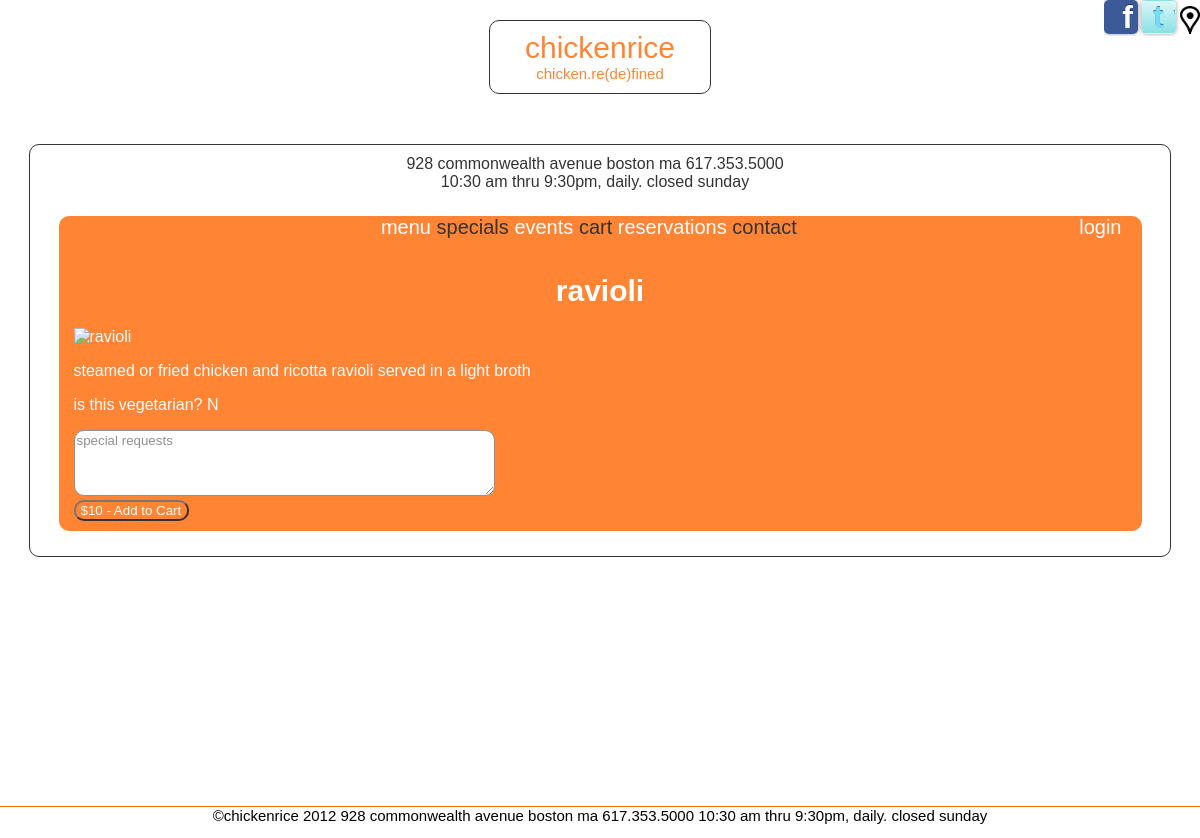
Screenshot of /menu/index.php?action=itemdetail&menuid=2 with the database file from the repository.
### tables this page shows
CREATE TABLE IF NOT EXISTS `menu` (
  `id` int(10) NOT NULL AUTO_INCREMENT,
  `menuType` int(10) NOT NULL,
  `foodItem` int(10) NOT NULL,
  `price` int(5) NOT NULL,
  `cost` int(5) NOT NULL,
  `specialDay` varchar(1) NULL,
  PRIMARY KEY (`id`),
  KEY `menuType` (`menuType`),
  KEY `foodItem` (`foodItem`)
);

CREATE TABLE IF NOT EXISTS `food` (
  `id` int(10) NOT NULL AUTO_INCREMENT,
  `name` varchar(25) NOT NULL,
  `description` varchar(255) NOT NULL,
  `isVegetarian` varchar(1) NOT NULL DEFAULT 'N',
  `imageName` varchar(255) NULL,
  PRIMARY KEY (`id`)
);

### model/database.php (called while the page is built, shortened)
<?php
class Database {
    private static $dsn = 'mysql:host=localhost;dbname=chickenrice';
    private static $username = 'chickenrice';
    private static $password = 'password';
    private static $db;
    public static function getDB () {
        if (!isset(self::$db)) {
            try {
                self::$db = new PDO(self::$dsn,
                                     self::$username,
                                     self::$password);
            } catch (PDOException $e) {
                $error_message = $e->getMessage();
                include('../errors/database_error.php');
                exit();
            }
        }
        return self::$db;
    }
}
?>

### model/menu.php (called while the page is built, shortened)
<?php
class Menu{
	private $foodName;
	private $description;
	private $vegetarian;
	private $price;
	private $imageName;
	public function getImageName(){
		return $this->imageName;
	}
	public function getFoodName(){
		return $this->foodName;
	}
	public function getDescription(){
		return $this->description;
	}
	public function getVegetarian(){
		return $this->vegetarian;
	}
	public function getPrice(){
		return $this->price;
	}
	private function init($row){
		$this->foodName = $row['foodName'];
		$this->description = $row['description'];
		$this->vegetarian = $row['vegetarian'];
		$this->price = $row['price'];
		$this->imageName = $row['image'];
	}
	public static function getMenuItem($db, $id, $customerRequest){
		$sql="SELECT
		m.id as menuId,
		t.name as menuType,
		f.name as foodName,
		f.description as description,
		f.isVegetarian as vegetarian,
		m.price as price,
		m.specialDay as specialday,
		f.imageName as image
		FROM `menu` m JOIN `menutype` t ON m.menuType=t.id
		JOIN `food` f ON m.foodItem=f.id
		WHERE m.specialDay ='' AND m.id=$id";
		$statement= $db->prepare($sql);
		$statement->execute();
		$row = $statement->fetch();
		$d = new Menu($db);
		$d->init($row);
		$d->setCustomerRequest($customerRequest);
		return $d;
	}
}
?>

### menu/itemdetail.php (the view, shortened to what this page needs)
<?php
include('../include/header.php');
include('../include/body.php');
if (isset($menuItem)){
	$foodName=$menuItem->getFoodName();
	$description=$menuItem->getDescription();
	$vegetarian=$menuItem->getVegetarian();
	$price=$menuItem->getPrice();
	$imageName=$menuItem->getImageName();
}
?>
<h1>
	<?php echo $foodName;?>
</h1>
<img class="menuimage"
	src="../img/bg/<?php echo $imageName;?>" alt="<?php echo $foodName;?>">
<p>
	<?php echo $description;?>
</p>
<p>
	is this vegetarian?
	<?php echo $vegetarian;?>
</p>
<form name="addtocart" method="POST"
	action="../controller/addtocart.php">
	<textarea name="customerRequest" maxlength="255" placeholder="special requests" rows="4" cols="50"></textarea>
	<br>
	<input type="submit" value="$<?php echo $price; ?> - Add to Cart"> <input
</form>
<?php include('../include/footer.php'); ?>

### css/styles.css (style rules this page uses)
* { font-family: Arial, sans-serif; color: #FFFFFF; }
html { height: 100%; }
body { background-color: #000000; margin: 0; height: 100%; min-height: 100%; padding-bottom: 18px; scrollbar-base-color: #FF6600; scrollbar-arrow-color: #FF6600; scrollbar-DarkShadow-Color: #FF6600; background: url("img/bg/bg-01.jpg") no-repeat fixed center center; filter: progid:DXImageTransform.Microsoft.AlphaImageLoader(src="img/bg/bg-01.jpg", sizingMethod="scale" ); -webkit-background-size: cover; -moz-background-size: cover; -o-background-size: cover; background-size: cover; scrollbar-arrow-color: #FF6600; scrollbar-DarkShadow-Color: #FF6600; }
h1 { font-size: 30px; }
h1,h2,h3 { clear: both; text-align: center; }
input { background-color: #FF6600; color: #FFFFFF; padding-left: 5px; }
select,input,#innerframe,#outerframe,#logo,textarea { -webkit-border-radius: 10px; -moz-border-radius: 10px; -khtml-border-radius: 10px; border-radius: 10px; }
.addressform input,.addressform select,.addressform option,textarea { background-color: #FFFFFF; color: #FF6600; }
.menuimage { width: 300px; height: 200px; margin: auto; }

### rows the page displays
menu: foodItem.name "ravioli", foodItem.description "steamed or fried chicken and ricotta ravioli served in a light broth", foodItem.isVegetarian "N", price "$10 - Add to Cart"
